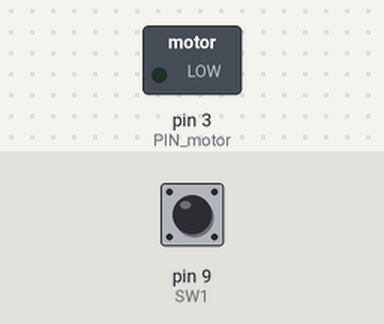
The sketch below on a simulated Arduino Uno, built with avr-gcc and run on an emulated ATmega328P. Shown: switched loads named in the sketch (green lamp = pin HIGH). Inputs (shaded band) come from the test bench; at power-on: pin 9 (SW1) HIGH.

Above: at 1.2 s.
1.3 s: pin 9 (SW1) pulled LOW for 0.15 s
At 1.37 s:
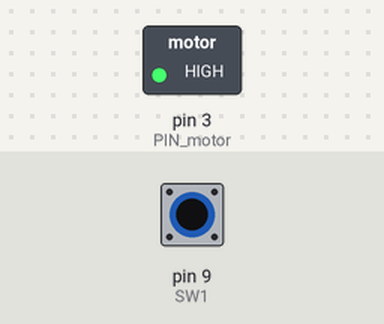
2.9 s: pin 9 (SW1) pulled LOW for 3.2 s
At 6.9 s:
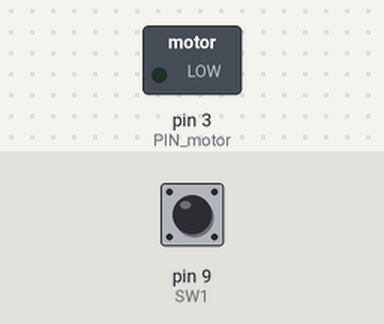
Timing chart, 0 to 8.4 s (numbered marks = the images above; inputs shaded):
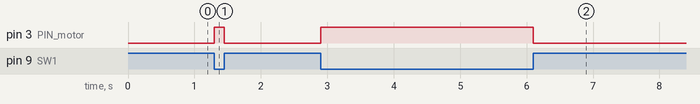

Measured:
- after the input at 1.3 s, pin 3 (PIN_motor): LOW → HIGH at once, → LOW 0.15 s later
- after the input at 2.9 s, pin 3 (PIN_motor): LOW → HIGH at once, → LOW 3.2 s later

The sketch:

LV09_ZAD01.ino
```cpp
int PIN_motor = 3;
int SW1 = 9;

void setup() {
  pinMode(SW1, INPUT_PULLUP);
  pinMode(PIN_motor, OUTPUT);
}

void loop() {
  if(digitalRead(SW1) == 0){
    digitalWrite(PIN_motor, HIGH);
  }
  else{
    digitalWrite(PIN_motor, LOW);
  }
}
```
